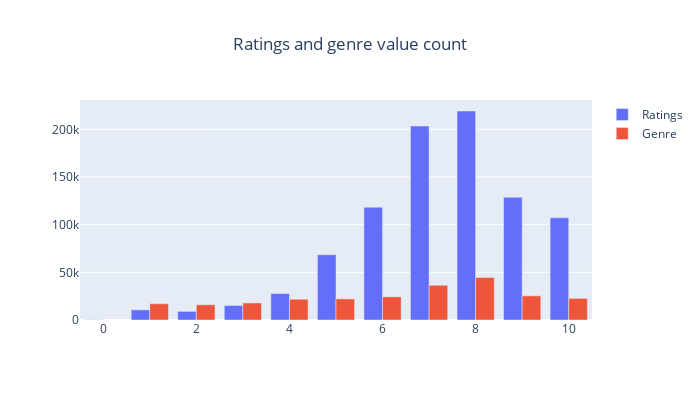

The notebook cell saved with this chart:
### Code cell
fig = go.Figure()
fig.add_trace(go.Bar(x = ratings_counts.index, 
                    y = ratings_counts,
                    name = "Ratings"))
fig.add_trace(go.Bar(x = ratings_counts.index, 
                    y = genre_counts,
                    name = "Genre"))
fig.update_layout(title = " Ratings and genre value count",
                barmode = 'group',
                title_x = 0.5,
                width = 700,
                height = 400,)
fig.show()

### Figure 1 — Plotly figure (JSON) as saved in the notebook; plotly's stock layout.template omitted (floating-point values rounded to 4 significant figures)
{"data": [{"name": "Ratings", "type": "bar", "x": [8, 7, 9, 6, 10, 5, 4, 3, 1, 2, 0], "y": [219195, 203411, 128674, 118302, 107243, 68434, 27775, 15250, 10660, 9050, 278]}, {"name": "Genre", "type": "bar", "x": [8, 7, 9, 6, 10, 5, 4, 3, 1, 2, 0], "y": [44596, 36451, 25347, 24279, 22663, 22129, 21792, 17883, 17103, 15986]}], "layout": {"barmode": "group", "height": 400, "title": {"text": " Ratings and genre value count", "x": 0.5}, "width": 700}}
